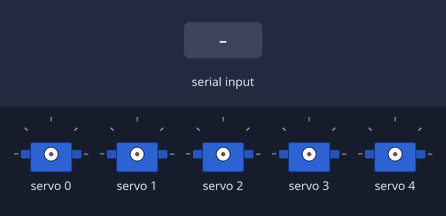
A sketch run on a simulated Arduino Uno, built with avr-gcc and run on an emulated ATmega328P. On the bench: 5 × servo. Inputs (shaded band) come from the test bench.

Above: at 1.2 s.
1.3 s: ",\n" received over Serial
2.8 s: "90,45\n" received over Serial
At 4.0 s:
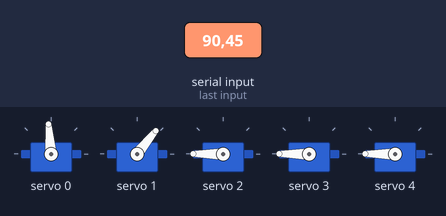
4.3 s: "30,150\n" received over Serial
At 5.1 s:
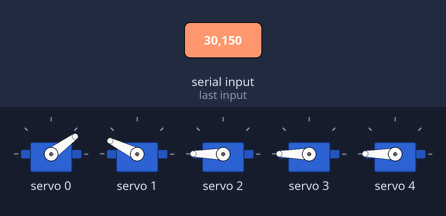
5.8 s: "5\n" received over Serial
At 6.1 s:
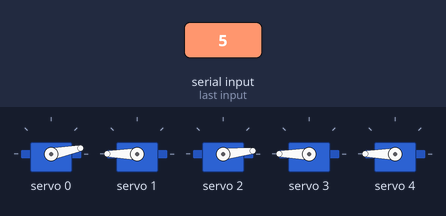
7.3 s: "90\n" received over Serial
At 8.5 s:
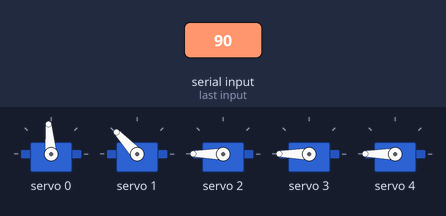
8.8 s: "200\n" received over Serial
At 9.7 s:
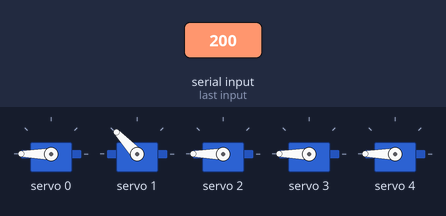
Timing chart, 0 to 11.3 s (numbered marks = the images above; inputs shaded):
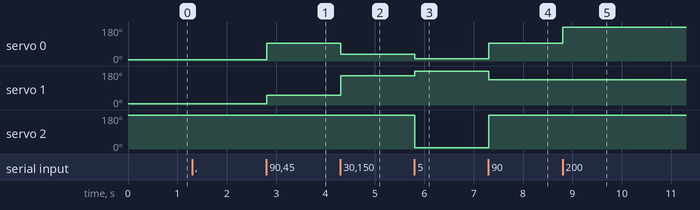

The sketch:

controller_interface.ino
```cpp
#include <Wire.h>
#include <Adafruit_PWMServoDriver.h>

// Create the driver object
Adafruit_PWMServoDriver pwm = Adafruit_PWMServoDriver();

// CALIBRATION (Important!)
// Standard servos are usually SERVOMIN 150 and SERVOMAX 600
#define SERVOMIN  150
#define SERVOMAX  600

// Channels on the PCA9685 Board
int s_base = 0;
int s_shoulder = 1;
int s_elbow = 2;
int s_wrist = 3;
int s_gripper = 4;

String inputString = "";
bool stringComplete = false;

void setup() {
  Serial.begin(9600);
  pwm.begin();
  pwm.setPWMFreq(60);  // Analog servos run at ~60 Hz updates
  delay(10);
}

// Helper to convert Angle (0-180) to Pulse (150-600)
int angleToPulse(int ang) {
   int pulse = map(ang, 0, 180, SERVOMIN, SERVOMAX);
   return pulse;
}

void loop() {
  if (stringComplete) {
    // 1. Parse the incoming string "90,45,120,90,0"
    int angles[5];
    int count = 0;
    int strIndex = 0;

    for (int i = 0; i < inputString.length(); i++) {
      if (inputString.charAt(i) == ',') {
        angles[count] = inputString.substring(strIndex, i).toInt();
        strIndex = i + 1;
        count++;
      }
    }
    // Get the last number (after last comma)
    angles[count] = inputString.substring(strIndex).toInt();

    // 2. Move Servos
    // Constrain ensures we don't break the motor
    pwm.setPWM(s_base, 0, angleToPulse(constrain(angles[0], 0, 180)));
    pwm.setPWM(s_shoulder, 0, angleToPulse(constrain(angles[1], 0, 180)));
    pwm.setPWM(s_elbow, 0, angleToPulse(constrain(angles[2], 0, 180)));
    pwm.setPWM(s_wrist, 0, angleToPulse(constrain(angles[3], 0, 180)));
    pwm.setPWM(s_gripper, 0, angleToPulse(constrain(angles[4], 0, 180)));

    // Reset
    inputString = "";
    stringComplete = false;
  }
}

// Read Serial data automatically
void serialEvent() {
  while (Serial.available()) {
    char inChar = (char)Serial.read();
    if (inChar == '\n') {
      stringComplete = true;
    } else {
      inputString += inChar;
    }
  }
}
```

Measured:
- after the input at 2.8 s, servo 0: 6° → 95° at once; servo 1: 6° → 51° at once
- after the input at 4.3 s, servo 0: 95° → 36° at once; servo 1: 51° → 154° at once
- after the input at 5.8 s, servo 0: 36° → 11° at once; servo 1: 154° → 180° at once; servo 2: 180° → 6° at once
- after the input at 7.3 s, servo 0: 11° → 95° at once; servo 1: 180° → 133° at once; servo 2: 6° → 180° at once
- after the input at 8.8 s, servo 0: 95° → 180° at once
